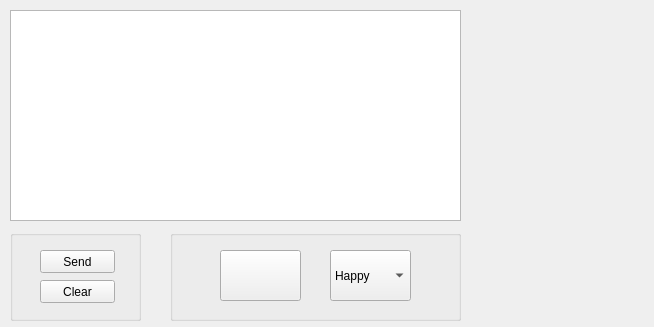
<?xml version="1.0" encoding="UTF-8"?>
<ui version="4.0">
 <class>MainWindow</class>
 <widget class="QMainWindow" name="MainWindow">
  <property name="geometry">
   <rect>
    <x>0</x>
    <y>0</y>
    <width>654</width>
    <height>327</height>
   </rect>
  </property>
  <property name="windowTitle">
   <string>MainWindow</string>
  </property>
  <widget class="QWidget" name="centralWidget">
   <widget class="QTextEdit" name="textEdit">
    <property name="geometry">
     <rect>
      <x>10</x>
      <y>10</y>
      <width>451</width>
      <height>211</height>
     </rect>
    </property>
   </widget>
   <widget class="QGroupBox" name="groupBox">
    <property name="geometry">
     <rect>
      <x>10</x>
      <y>230</y>
      <width>131</width>
      <height>91</height>
     </rect>
    </property>
    <property name="title">
     <string/>
    </property>
    <widget class="QPushButton" name="pushButton">
     <property name="geometry">
      <rect>
       <x>30</x>
       <y>20</y>
       <width>75</width>
       <height>23</height>
      </rect>
     </property>
     <property name="text">
      <string>Send</string>
     </property>
    </widget>
    <widget class="QPushButton" name="pushButton_2">
     <property name="geometry">
      <rect>
       <x>30</x>
       <y>50</y>
       <width>75</width>
       <height>23</height>
      </rect>
     </property>
     <property name="text">
      <string>Clear</string>
     </property>
    </widget>
   </widget>
   <widget class="QGroupBox" name="groupBox_2">
    <property name="geometry">
     <rect>
      <x>170</x>
      <y>230</y>
      <width>291</width>
      <height>91</height>
     </rect>
    </property>
    <property name="title">
     <string/>
    </property>
    <widget class="QPushButton" name="pushButton_3">
     <property name="geometry">
      <rect>
       <x>50</x>
       <y>20</y>
       <width>81</width>
       <height>51</height>
      </rect>
     </property>
     <property name="text">
      <string/>
     </property>
     <property name="icon">
      <iconset>
       <normaloff>../CharProjectGui/Smile-emoticon/Paperclip.png</normaloff>../CharProjectGui/Smile-emoticon/Paperclip.png</iconset>
     </property>
    </widget>
    <widget class="QComboBox" name="comboBox">
     <property name="geometry">
      <rect>
       <x>160</x>
       <y>20</y>
       <width>81</width>
       <height>51</height>
      </rect>
     </property>
     <item>
      <property name="text">
       <string>Happy</string>
      </property>
      <property name="icon">
       <iconset>
        <normaloff>../CharProjectGui/Smile-emoticon/face-smile.png</normaloff>../CharProjectGui/Smile-emoticon/face-smile.png</iconset>
      </property>
     </item>
     <item>
      <property name="text">
       <string>Angry</string>
      </property>
      <property name="icon">
       <iconset>
        <normaloff>../CharProjectGui/Smile-emoticon/smiley-angry.png</normaloff>../CharProjectGui/Smile-emoticon/smiley-angry.png</iconset>
      </property>
     </item>
     <item>
      <property name="text">
       <string>Cool</string>
      </property>
      <property name="icon">
       <iconset>
        <normaloff>../CharProjectGui/Smile-emoticon/cool.png</normaloff>../CharProjectGui/Smile-emoticon/cool.png</iconset>
      </property>
     </item>
     <item>
      <property name="text">
       <string>Ninja</string>
      </property>
      <property name="icon">
       <iconset>
        <normaloff>../CharProjectGui/Smile-emoticon/Ninja.png</normaloff>../CharProjectGui/Smile-emoticon/Ninja.png</iconset>
      </property>
     </item>
    </widget>
   </widget>
  </widget>
 </widget>
 <layoutdefault spacing="6" margin="11"/>
 <resources/>
 <connections/>
</ui>
